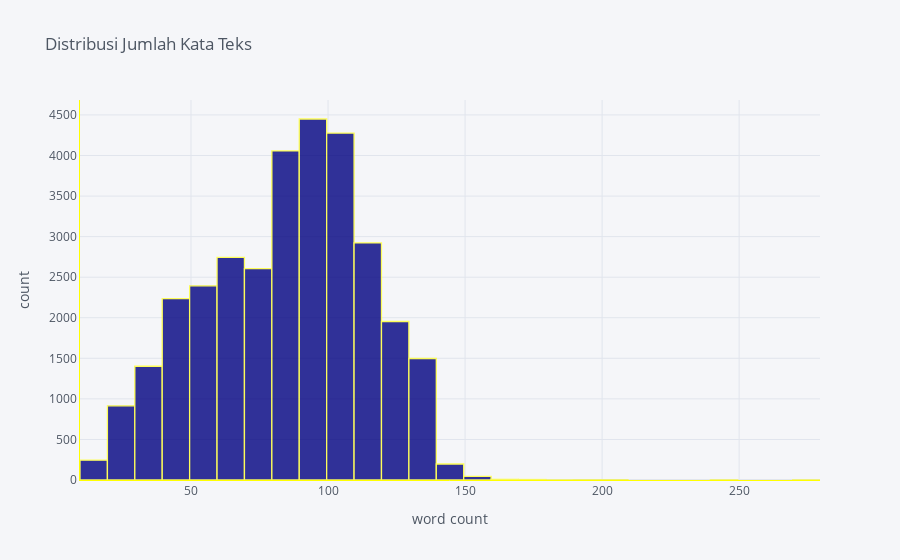

Notebook code cell kept with this figure:
### Code cell
# Menghitung distribusi dari kata
import cufflinks as cf

cf.go_offline()
cf.set_config_file(offline=False ,
                   world_readable=True)

data['length'].iplot(
    kind='hist',
    bins=50,
    xTitle='word count',
    orientation='v',
    yTitle='count',
    colors="Navy",
    linecolor='Yellow',
    title='Distribusi Jumlah Kata Teks')

### Figure 1 — Plotly figure (JSON) as saved in the notebook; plotly's stock layout.template omitted (floating-point values rounded to 4 significant figures; data arrays with more than 128 entries replaced by an {"elided": "..."} marker saying what was removed)
{"data": [{"histfunc": "count", "histnorm": "", "marker": {"color": "rgba(0, 0, 128, 1.0)", "line": {"color": "#ffff33", "width": 1.3}}, "name": "length", "nbinsx": 50, "opacity": 0.8, "orientation": "v", "type": "histogram", "x": {"elided": "31962 int values"}}], "layout": {"barmode": "overlay", "legend": {"bgcolor": "#F5F6F9", "font": {"color": "#4D5663"}}, "paper_bgcolor": "#F5F6F9", "plot_bgcolor": "#F5F6F9", "title": {"font": {"color": "#4D5663"}, "text": "Distribusi Jumlah Kata Teks"}, "xaxis": {"gridcolor": "#E1E5ED", "linecolor": "Yellow", "showgrid": true, "tickfont": {"color": "#4D5663"}, "title": {"font": {"color": "#4D5663"}, "text": "word count"}, "zerolinecolor": "#E1E5ED"}, "yaxis": {"gridcolor": "#E1E5ED", "linecolor": "Yellow", "showgrid": true, "tickfont": {"color": "#4D5663"}, "title": {"font": {"color": "#4D5663"}, "text": "count"}, "zerolinecolor": "#E1E5ED"}}}
